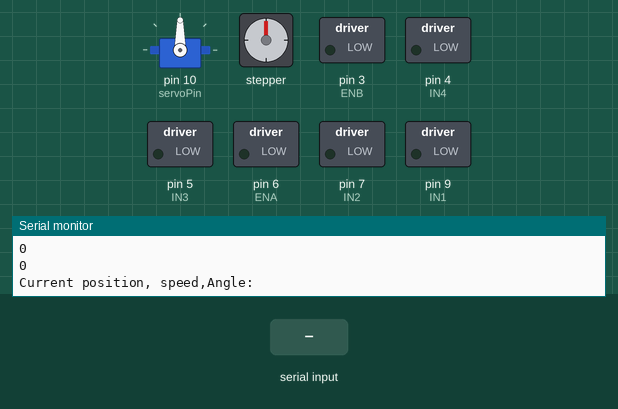
Simulated run of this sketch. Board: Arduino Uno, built with avr-gcc and run on an emulated ATmega328P. Parts: servo, stepper motor, switched loads named in the sketch (green lamp = pin HIGH), the last lines printed to the serial monitor. Inputs (shaded band) come from the test bench. Stepper angles assume 200 steps per turn.

Above: at 1.2 s.
1.3 s: "a" received over Serial
At 2.5 s:
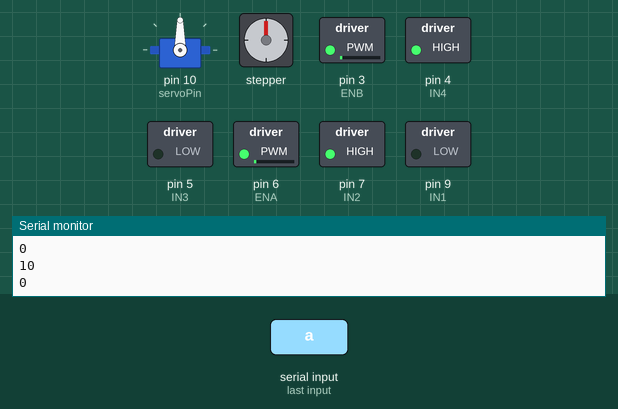
2.8 s: "b" received over Serial
At 3.2 s:
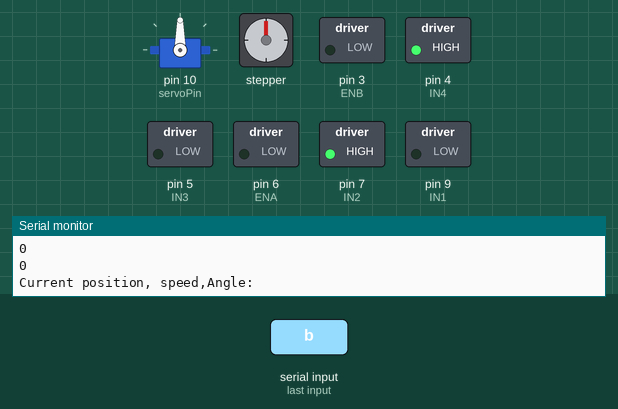
4.3 s: "c" received over Serial
At 5.4 s:
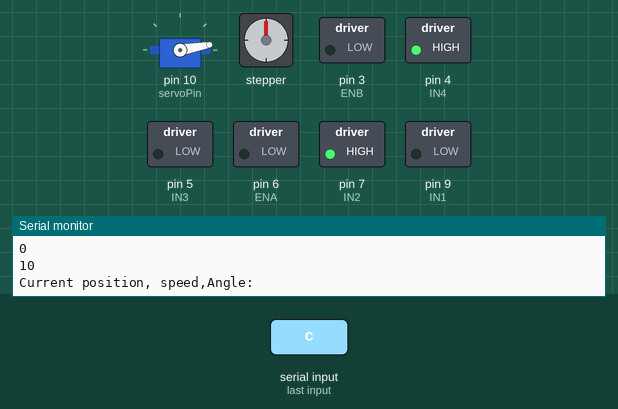
5.8 s: "e" received over Serial
At 6.8 s:
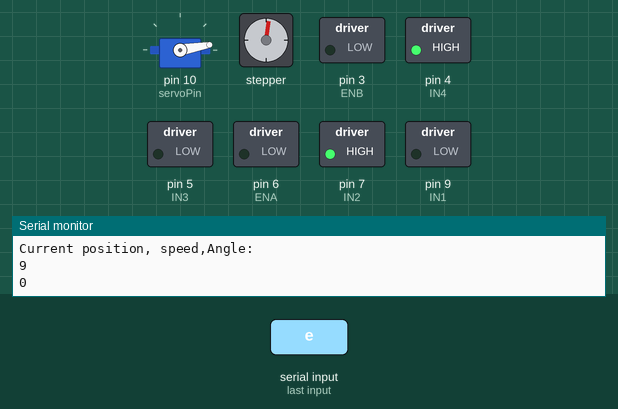
7.4 s: "f" received over Serial
At 8.6 s:
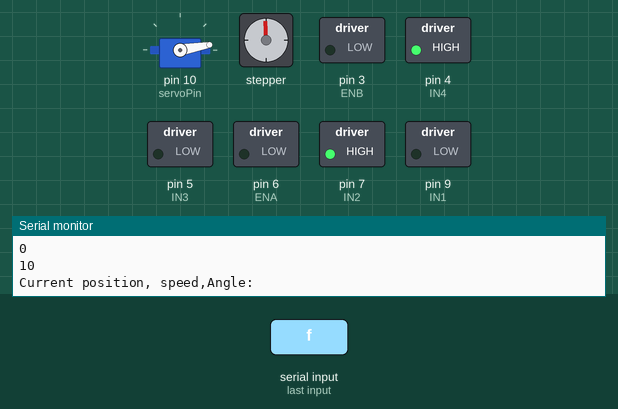
9.0 s: "c" received over Serial
At 9.4 s:
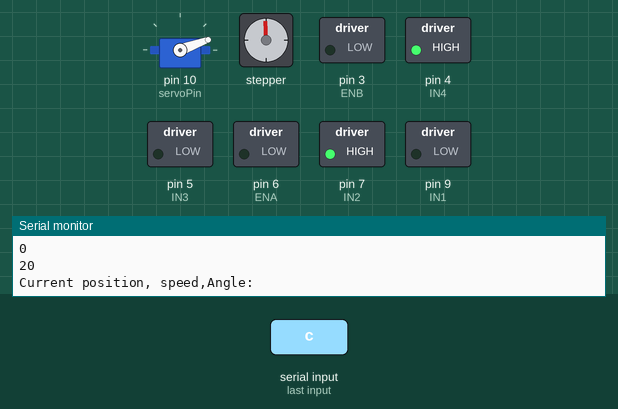
Timing chart, 0 to 11.5 s (numbered marks = the images above; inputs shaded):
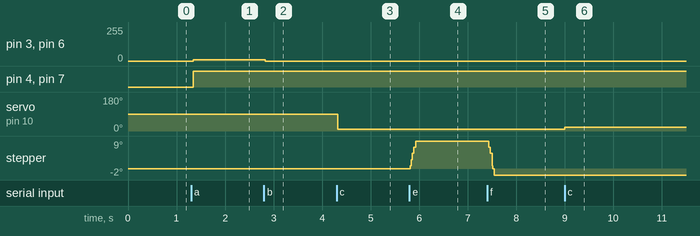

The sketch:

TEST2702.ino
```cpp
// define motor control pins
#include <Servo.h>
#include <AccelStepper.h>

// Define stepper motor connections and steps per revolution
#define DIR_PIN 2
#define STEP_PIN 11
#define STEPS_PER_REVOLUTION 200

// Define motor angle limits
#define ANGLE_MIN -90
#define ANGLE_MAX 90

// Initialize stepper motor object
AccelStepper stepper(AccelStepper::DRIVER, STEP_PIN, DIR_PIN);

// Define initial position and target position
int currentPosition = 0;
int targetPosition = 0;

const int ENA = 6;
const int IN1 = 9;
const int IN2 = 7;
const int ENB = 3;
const int IN3 = 5;
const int IN4 = 4;

const int servoPin = 10;

// set initial motor speed
int motorSpeed = 0;
int servoAngle = 0;

Servo servo;

void setup() {
  // initialize serial communication
  Serial.begin(9600);

  // set motor control pins as outputs
  pinMode(ENA, OUTPUT);
  pinMode(IN1, OUTPUT);
  pinMode(IN2, OUTPUT);
  pinMode(ENB, OUTPUT);
  pinMode(IN3, OUTPUT);
  pinMode(IN4, OUTPUT);

  servo.attach(servoPin);

  // Set maximum speed and acceleration
  stepper.setMaxSpeed(1000);
  stepper.setAcceleration(500);
  // Set motor direction
  stepper.setPinsInverted(false, true, false);
  // Set initial position as zero
  stepper.setCurrentPosition(0);
  Serial.begin(9600);
}

void loop() {
  // read input from serial monitor
  if (Serial.available() > 0) {
    char input = Serial.read();
    Serial.println(input);
    switch (input) {
      case 'a': // increase motor speed
        motorSpeed += 10;
        if (motorSpeed > 255) {
          motorSpeed = 255;
        }
        else {
          digitalWrite(IN1, LOW);
          digitalWrite(IN2, HIGH);
          digitalWrite(IN3, LOW);
          digitalWrite(IN4, HIGH);
          analogWrite(ENB, abs(motorSpeed));
          analogWrite(ENA, abs(motorSpeed));

        }
        break;

      case 'b': // decrease motor speed
        motorSpeed -= 10;
        if (motorSpeed < 0) {
          motorSpeed = 0;
        }
        else{
          digitalWrite(IN1, LOW);
          digitalWrite(IN2, HIGH);
          digitalWrite(IN3, LOW);
          digitalWrite(IN4, HIGH);
          analogWrite(ENB, abs(motorSpeed));
          analogWrite(ENA, abs(motorSpeed));

        }
        break;
      case 'c':
        servoAngle += 10;
        servo.write(servoAngle);
        break;
      // Decrease the angle of the servo motor
      case 'd':
        servoAngle -= 10;
        servo.write(servoAngle);
        break;
      case 'e':
        // Increase target position by 10 degrees
        targetPosition = currentPosition + 10;
        break;
      case 'f':
        // Decrease target position by 10 degrees
        targetPosition = currentPosition - 10;
        break;
      default:
        // Invalid command
        Serial.println("Invalid command");
        break;


    }

  }
    // Check if the target position is within the angle limits
  if (targetPosition < ANGLE_MIN) {
    targetPosition = ANGLE_MIN;
  } else if (targetPosition > ANGLE_MAX) {
    targetPosition = ANGLE_MAX;
  }

  // Move the motor to the target position
  int targetSteps = map(targetPosition, ANGLE_MIN, ANGLE_MAX, -STEPS_PER_REVOLUTION / 4, STEPS_PER_REVOLUTION / 4);
  int currentSteps = stepper.currentPosition();
  int stepsToMove = targetSteps - currentSteps;
  stepper.move(stepsToMove);

  // Wait for motor to complete movement
  while (stepper.distanceToGo() != 0) {
    stepper.run();
  }

  // Update the current position
  currentPosition = map(stepper.currentPosition(), -STEPS_PER_REVOLUTION / 4, STEPS_PER_REVOLUTION / 4, ANGLE_MIN, ANGLE_MAX);

  // Print the current position to the serial monitor
  Serial.println("Current position, speed,Angle:");
  Serial.println(currentPosition);
  Serial.println(motorSpeed);
  Serial.println(servoAngle);
}
```

Measured:
- after the input at 1.3 s, pin 3 (ENB), pin 6 (ENA): 0/255 → 10/255 at once; pin 4 (IN4), pin 7 (IN2): LOW → HIGH at once
- after the input at 2.8 s, pin 3 (ENB), pin 6 (ENA): 10/255 → 0/255 at once
- after the input at 4.3 s, servo on pin 10 (servoPin): 90° → 10° at once
- after the input at 7.4 s, stepper: turns 11° counter-clockwise in 0.11 s, starting at once
- after the input at 9.0 s, servo on pin 10 (servoPin): 10° → 20° at once
